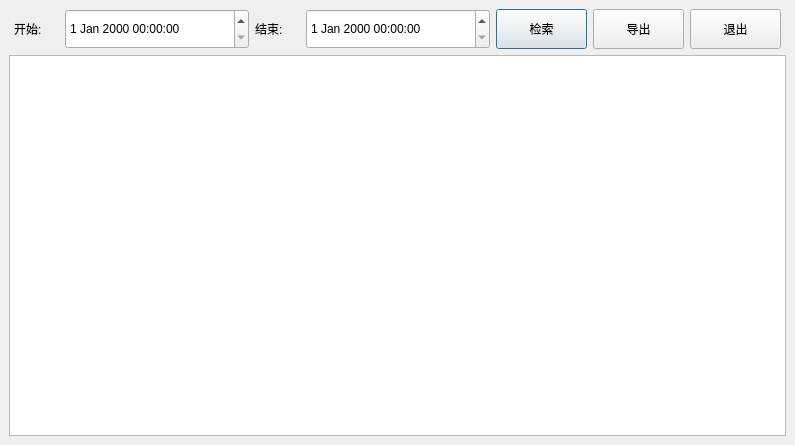
<?xml version="1.0" encoding="UTF-8"?>
<ui version="4.0">
 <class>estimated_clear</class>
 <widget class="QDialog" name="estimated_clear">
  <property name="geometry">
   <rect>
    <x>0</x>
    <y>0</y>
    <width>795</width>
    <height>445</height>
   </rect>
  </property>
  <property name="windowTitle">
   <string>Dialog</string>
  </property>
  <layout class="QVBoxLayout" name="verticalLayout">
   <property name="spacing">
    <number>6</number>
   </property>
   <property name="leftMargin">
    <number>9</number>
   </property>
   <property name="topMargin">
    <number>9</number>
   </property>
   <property name="rightMargin">
    <number>9</number>
   </property>
   <property name="bottomMargin">
    <number>9</number>
   </property>
   <item>
    <layout class="QHBoxLayout" name="horizontalLayout">
     <property name="spacing">
      <number>6</number>
     </property>
     <property name="leftMargin">
      <number>5</number>
     </property>
     <property name="rightMargin">
      <number>5</number>
     </property>
     <item>
      <widget class="QLabel" name="label_2">
       <property name="sizePolicy">
        <sizepolicy hsizetype="Fixed" vsizetype="Fixed">
         <horstretch>0</horstretch>
         <verstretch>0</verstretch>
        </sizepolicy>
       </property>
       <property name="minimumSize">
        <size>
         <width>45</width>
         <height>40</height>
        </size>
       </property>
       <property name="text">
        <string>开始:</string>
       </property>
      </widget>
     </item>
     <item>
      <widget class="lds_datetimeEdit" name="dateTimeEdit">
       <property name="minimumSize">
        <size>
         <width>0</width>
         <height>40</height>
        </size>
       </property>
      </widget>
     </item>
     <item>
      <widget class="QLabel" name="label_3">
       <property name="sizePolicy">
        <sizepolicy hsizetype="Fixed" vsizetype="Fixed">
         <horstretch>0</horstretch>
         <verstretch>0</verstretch>
        </sizepolicy>
       </property>
       <property name="minimumSize">
        <size>
         <width>45</width>
         <height>40</height>
        </size>
       </property>
       <property name="text">
        <string>结束:</string>
       </property>
      </widget>
     </item>
     <item>
      <widget class="lds_datetimeEdit" name="dateTimeEdit_2">
       <property name="minimumSize">
        <size>
         <width>0</width>
         <height>40</height>
        </size>
       </property>
      </widget>
     </item>
     <item>
      <widget class="QPushButton" name="pushButton_4">
       <property name="sizePolicy">
        <sizepolicy hsizetype="Fixed" vsizetype="Fixed">
         <horstretch>0</horstretch>
         <verstretch>0</verstretch>
        </sizepolicy>
       </property>
       <property name="minimumSize">
        <size>
         <width>91</width>
         <height>40</height>
        </size>
       </property>
       <property name="focusPolicy">
        <enum>Qt::StrongFocus</enum>
       </property>
       <property name="text">
        <string>检索</string>
       </property>
       <property name="outer_stylesheet" stdset="0">
        <string>pushbutton</string>
       </property>
      </widget>
     </item>
     <item>
      <widget class="QPushButton" name="pushButton_3">
       <property name="sizePolicy">
        <sizepolicy hsizetype="Fixed" vsizetype="Fixed">
         <horstretch>0</horstretch>
         <verstretch>0</verstretch>
        </sizepolicy>
       </property>
       <property name="minimumSize">
        <size>
         <width>91</width>
         <height>40</height>
        </size>
       </property>
       <property name="focusPolicy">
        <enum>Qt::StrongFocus</enum>
       </property>
       <property name="text">
        <string>导出</string>
       </property>
       <property name="outer_stylesheet" stdset="0">
        <string>pushbutton</string>
       </property>
      </widget>
     </item>
     <item>
      <widget class="QPushButton" name="pushButton_5">
       <property name="sizePolicy">
        <sizepolicy hsizetype="Fixed" vsizetype="Fixed">
         <horstretch>0</horstretch>
         <verstretch>0</verstretch>
        </sizepolicy>
       </property>
       <property name="minimumSize">
        <size>
         <width>91</width>
         <height>40</height>
        </size>
       </property>
       <property name="focusPolicy">
        <enum>Qt::StrongFocus</enum>
       </property>
       <property name="text">
        <string>退出</string>
       </property>
       <property name="outer_stylesheet" stdset="0">
        <string>pushbutton</string>
       </property>
      </widget>
     </item>
    </layout>
   </item>
   <item>
    <widget class="QTableView" name="tableView">
     <property name="minimumSize">
      <size>
       <width>0</width>
       <height>40</height>
      </size>
     </property>
    </widget>
   </item>
  </layout>
 </widget>
 <customwidgets>
  <customwidget>
   <class>lds_datetimeEdit</class>
   <extends>QDateTimeEdit</extends>
   <header>lds_datetimeedit.h</header>
  </customwidget>
 </customwidgets>
 <resources/>
 <connections/>
</ui>
